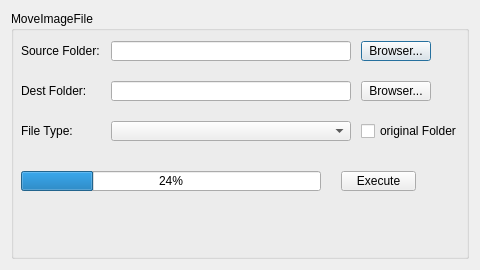
<?xml version="1.0" encoding="UTF-8"?>
<ui version="4.0">
 <class>MoveImageFileClass</class>
 <widget class="QDialog" name="MoveImageFileClass">
  <property name="geometry">
   <rect>
    <x>0</x>
    <y>0</y>
    <width>480</width>
    <height>270</height>
   </rect>
  </property>
  <property name="minimumSize">
   <size>
    <width>480</width>
    <height>270</height>
   </size>
  </property>
  <property name="maximumSize">
   <size>
    <width>480</width>
    <height>270</height>
   </size>
  </property>
  <property name="windowTitle">
   <string>MoveImageFile</string>
  </property>
  <layout class="QVBoxLayout" name="verticalLayout">
   <item>
    <widget class="QGroupBox" name="groupBox">
     <property name="title">
      <string>MoveImageFile</string>
     </property>
     <widget class="QCheckBox" name="checkBox_originalFolder">
      <property name="geometry">
       <rect>
        <x>350</x>
        <y>110</y>
        <width>110</width>
        <height>20</height>
       </rect>
      </property>
      <property name="text">
       <string>original Folder</string>
      </property>
     </widget>
     <widget class="QLineEdit" name="lineEdit_sourceFolder">
      <property name="geometry">
       <rect>
        <x>100</x>
        <y>30</y>
        <width>240</width>
        <height>20</height>
       </rect>
      </property>
     </widget>
     <widget class="QPushButton" name="pushButton_sourceFolder">
      <property name="geometry">
       <rect>
        <x>350</x>
        <y>30</y>
        <width>70</width>
        <height>20</height>
       </rect>
      </property>
      <property name="text">
       <string>Browser...</string>
      </property>
     </widget>
     <widget class="QLabel" name="label">
      <property name="geometry">
       <rect>
        <x>10</x>
        <y>30</y>
        <width>90</width>
        <height>20</height>
       </rect>
      </property>
      <property name="text">
       <string>Source Folder:</string>
      </property>
     </widget>
     <widget class="QPushButton" name="pushButton_execute">
      <property name="geometry">
       <rect>
        <x>330</x>
        <y>160</y>
        <width>75</width>
        <height>20</height>
       </rect>
      </property>
      <property name="text">
       <string>Execute</string>
      </property>
     </widget>
     <widget class="QPushButton" name="pushButton_destFolder">
      <property name="geometry">
       <rect>
        <x>350</x>
        <y>70</y>
        <width>70</width>
        <height>20</height>
       </rect>
      </property>
      <property name="text">
       <string>Browser...</string>
      </property>
     </widget>
     <widget class="QLabel" name="label_2">
      <property name="geometry">
       <rect>
        <x>10</x>
        <y>70</y>
        <width>90</width>
        <height>20</height>
       </rect>
      </property>
      <property name="text">
       <string>Dest Folder:</string>
      </property>
     </widget>
     <widget class="QLabel" name="label_3">
      <property name="geometry">
       <rect>
        <x>10</x>
        <y>110</y>
        <width>90</width>
        <height>20</height>
       </rect>
      </property>
      <property name="text">
       <string>File Type:</string>
      </property>
     </widget>
     <widget class="QLineEdit" name="lineEdit_destFolder">
      <property name="geometry">
       <rect>
        <x>100</x>
        <y>70</y>
        <width>240</width>
        <height>20</height>
       </rect>
      </property>
     </widget>
     <widget class="QComboBox" name="comboBox_fileType">
      <property name="geometry">
       <rect>
        <x>100</x>
        <y>110</y>
        <width>240</width>
        <height>20</height>
       </rect>
      </property>
     </widget>
     <widget class="QProgressBar" name="progressBar">
      <property name="geometry">
       <rect>
        <x>10</x>
        <y>160</y>
        <width>300</width>
        <height>20</height>
       </rect>
      </property>
      <property name="value">
       <number>24</number>
      </property>
     </widget>
     <zorder>checkBox_originalFolder</zorder>
     <zorder>lineEdit_sourceFolder</zorder>
     <zorder>pushButton_sourceFolder</zorder>
     <zorder>label</zorder>
     <zorder>pushButton_execute</zorder>
     <zorder>pushButton_destFolder</zorder>
     <zorder>label_2</zorder>
     <zorder>lineEdit_destFolder</zorder>
     <zorder>label_3</zorder>
     <zorder>comboBox_fileType</zorder>
     <zorder>progressBar</zorder>
    </widget>
   </item>
  </layout>
 </widget>
 <layoutdefault spacing="6" margin="11"/>
 <resources/>
 <connections/>
</ui>
